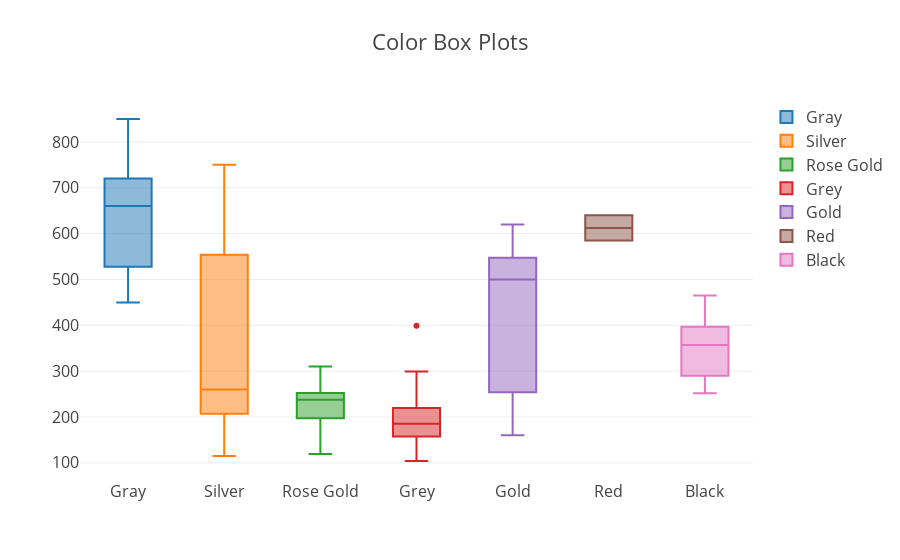

The code cell stored with this chart in its notebook:
### Markdown cell above
Are greys different? Do I clump wuth silver

### Code cell
data_box_color = []
traces_colors, unique_colors = generate_traces(iphone_df,'Color')
i = 0
for trace in traces_colors:
    data_box_color.append(go.Box( y= trace,name=unique_colors[i]))
    i+=1
iplot({'data':data_box_color, 'layout':{'title': 'Color Box Plots',
                          'font': dict(size=16)}}, filename='basic-bar')

### Figure 1 — Plotly figure (JSON) as saved in the notebook; plotly's stock layout.template omitted (floating-point values rounded to 4 significant figures)
{"data": [{"name": "Gray", "type": "box", "uid": "19546c02-c6cd-11e8-9605-6a000073fc60", "y": [690, 675, 660, 735, 695, 765, 850, 749, 750, 764, 750, 700, 660, 715, 680, 700, 640, 570, 535, 630, 560, 775, 550, 505, 490, 500, 465, 465, 465, 540, 539, 450, 479]}, {"name": "Silver", "type": "box", "uid": "19546d9c-c6cd-11e8-a55d-6a000073fc60", "y": [690, 750, 679, 670, 140, 210, 259, 115, 545, 515, 580, 490, 485, 310, 260, 230, 210, 223, 155, 198, 189]}, {"name": "Rose Gold", "type": "box", "uid": "19546e78-c6cd-11e8-8a50-6a000073fc60", "y": [210, 210, 150, 119, 150, 275, 310, 230, 300, 240, 235, 249, 250, 249, 184, 255]}, {"name": "Grey", "type": "box", "uid": "19546f2c-c6cd-11e8-8eeb-6a000073fc60", "y": [185, 189, 185, 149, 120, 145, 104, 155, 165, 104, 170, 220, 265, 299, 230, 218, 399, 210, 205, 185, 235, 175, 175, 190, 125, 220, 175]}, {"name": "Gold", "type": "box", "uid": "19546fe2-c6cd-11e8-b11c-6a000073fc60", "y": [160, 530, 600, 620, 530, 515, 540, 500, 472, 570, 580, 270, 265, 250, 255, 190, 220]}, {"name": "Red", "type": "box", "uid": "19547080-c6cd-11e8-bf66-6a000073fc60", "y": [585, 640]}, {"name": "Black", "type": "box", "uid": "1954711e-c6cd-11e8-b63a-6a000073fc60", "y": [330, 465, 399, 384, 395, 295, 252, 285]}], "layout": {"font": {"size": 16}, "title": "Color Box Plots"}}
